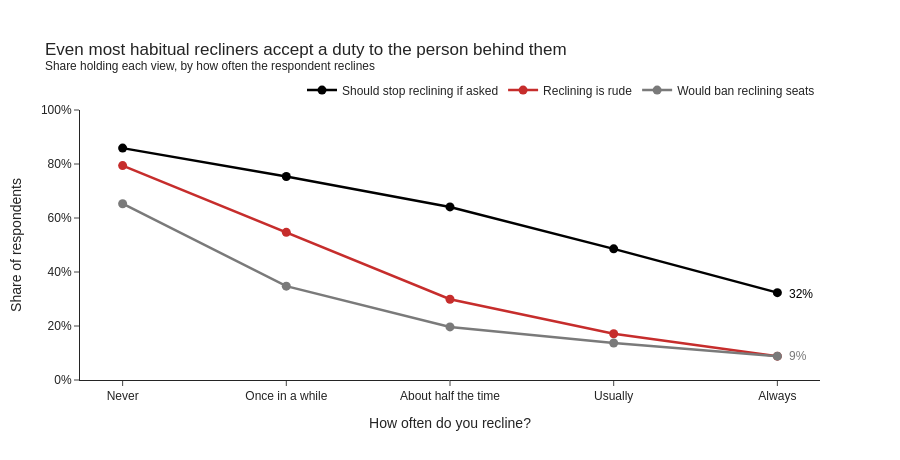

Notebook code cell kept with this figure:
### Code cell
stance_labels = {'must_stop_if_asked': 'Should stop reclining if asked',
                 'say_rude': 'Reclining is rude',
                 'would_ban': 'Would ban reclining seats'}
stance_colors = {'Should stop reclining if asked': 'black', 'Reclining is rude': ACCENT,
                 'Would ban reclining seats': DARK_GRAY}
stances_long = (stances.melt(id_vars='recline_freq', value_vars=list(stance_labels),
                             var_name='stance', value_name='share')
                       .assign(stance=lambda d: d['stance'].map(stance_labels)))
stances_long['recline_freq'] = stances_long['recline_freq'].astype(str)

fig = px.line(stances_long, x='recline_freq', y='share', color='stance', markers=True,
              color_discrete_map=stance_colors, category_orders={'recline_freq': RECLINE_ORDER},
              labels={'recline_freq': 'How often do you recline?', 'share': 'Share of respondents',
                      'stance': ''},
              title='Even most habitual recliners accept a duty to the person behind them'
                    '<br><sup>Share holding each view, by how often the respondent reclines</sup>')
fig.update_traces(line_width=2.5, marker_size=9, hovertemplate='%{x}<br>%{y:.0%}<extra></extra>')
last = stances_long[stances_long['recline_freq'] == 'Always']
for share, grp in last.groupby(last['share'].round(2)):  # one label when lines end at the same value
    color = stance_colors[grp['stance'].iloc[0]] if len(grp) == 1 else DARK_GRAY
    fig.add_annotation(x='Always', y=share, text=f'{share:.0%}', showarrow=False,
                       xanchor='left', xshift=10, font=dict(color=color))
fig.update_layout(yaxis=dict(tickformat='.0%', range=[0, 1]), height=460, width=900,
                  legend=dict(orientation='h', y=1.02, x=1, xanchor='right', yanchor='bottom'),
                  margin=dict(t=110))
fig.show()

### Figure 1 — Plotly figure (JSON) as saved in the notebook; plotly's stock layout.template omitted (floating-point values rounded to 4 significant figures)
{"data": [{"hovertemplate": "%{x}<br>%{y:.0%}<extra></extra>", "legendgroup": "Should stop reclining if asked", "line": {"color": "black", "dash": "solid", "width": 2.5}, "marker": {"size": 9, "symbol": "circle"}, "mode": "lines+markers", "name": "Should stop reclining if asked", "orientation": "v", "showlegend": true, "type": "scatter", "x": ["Never", "Once in a while", "About half the time", "Usually", "Always"], "xaxis": "x", "y": [0.8588, 0.7539, 0.641, 0.4857, 0.3235], "yaxis": "y"}, {"hovertemplate": "%{x}<br>%{y:.0%}<extra></extra>", "legendgroup": "Reclining is rude", "line": {"color": "#c62d2c", "dash": "solid", "width": 2.5}, "marker": {"size": 9, "symbol": "circle"}, "mode": "lines+markers", "name": "Reclining is rude", "orientation": "v", "showlegend": true, "type": "scatter", "x": ["Never", "Once in a while", "About half the time", "Usually", "Always"], "xaxis": "x", "y": [0.7941, 0.5469, 0.2991, 0.1714, 0.08824], "yaxis": "y"}, {"hovertemplate": "%{x}<br>%{y:.0%}<extra></extra>", "legendgroup": "Would ban reclining seats", "line": {"color": "#7a7a7a", "dash": "solid", "width": 2.5}, "marker": {"size": 9, "symbol": "circle"}, "mode": "lines+markers", "name": "Would ban reclining seats", "orientation": "v", "showlegend": true, "type": "scatter", "x": ["Never", "Once in a while", "About half the time", "Usually", "Always"], "xaxis": "x", "y": [0.6529, 0.3477, 0.1966, 0.1371, 0.08824], "yaxis": "y"}], "layout": {"annotations": [{"font": {"color": "#7a7a7a"}, "showarrow": false, "text": "9%", "x": "Always", "xanchor": "left", "xshift": 10, "y": 0.09}, {"font": {"color": "black"}, "showarrow": false, "text": "32%", "x": "Always", "xanchor": "left", "xshift": 10, "y": 0.32}], "height": 460, "legend": {"orientation": "h", "title": {"text": ""}, "tracegroupgap": 0, "x": 1, "xanchor": "right", "y": 1.02, "yanchor": "bottom"}, "margin": {"t": 110}, "title": {"text": "Even most habitual recliners accept a duty to the person behind them<br><sup>Share holding each view, by how often the respondent reclines</sup>"}, "width": 900, "xaxis": {"anchor": "y", "categoryarray": ["Never", "Once in a while", "About half the time", "Usually", "Always"], "categoryorder": "array", "domain": [0.0, 1.0], "title": {"text": "How often do you recline?"}}, "yaxis": {"anchor": "x", "domain": [0.0, 1.0], "range": [0, 1], "tickformat": ".0%", "title": {"text": "Share of respondents"}}}}
